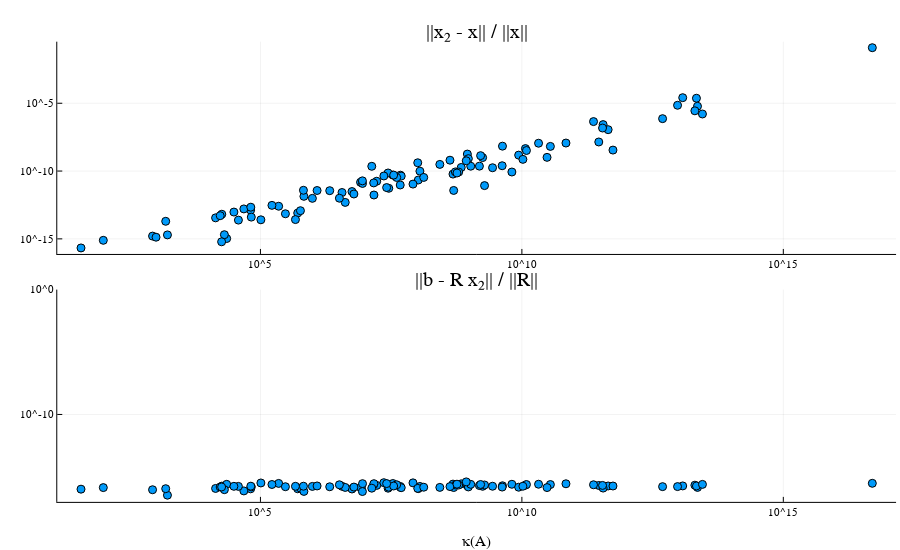

The code cell stored with this chart in its notebook:
### Code cell
x = plot(conds, x_rel_errs
    , st = :scatter
    , title = "||x₂ - x|| / ||x||"
)
b = plot(conds, b_rel_errs
    , st = :scatter
    , title = "||b - R x₂|| / ||R||"
    , ylim = (1.e-17, 1.e0)
    , xlabel = "κ(A)"
)
plot(x, b, layout=(2,1)
    , scale = :log10
)
